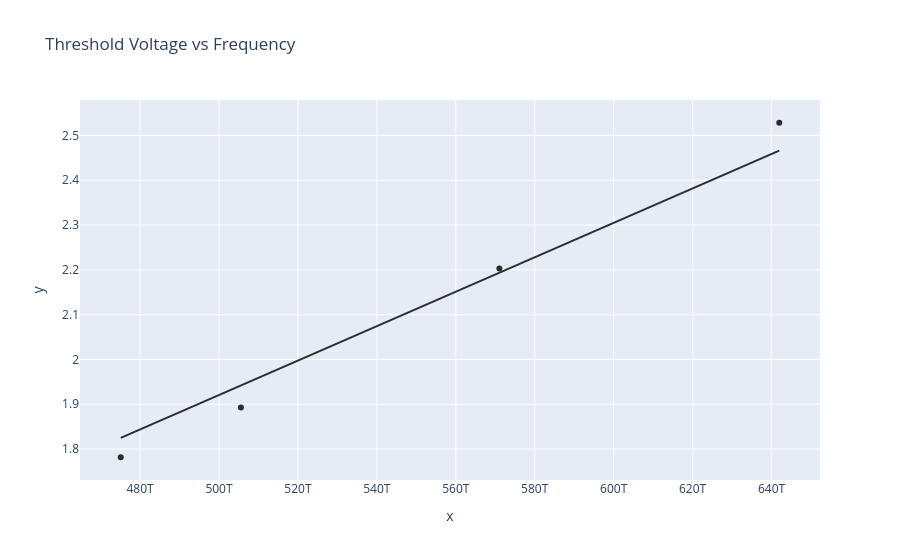

Notebook code for this chart:
### Markdown cell above
## Threshold Voltage vs Frequency

### Code cell
thresholdVoltages = [RedThresholdvoltage,YellowThresholdvoltage,GreenThresholdvoltage,BlueThresholdvoltage]
frequencies = [(sci.constants.c/redWavelength),(sci.constants.c/yellowWavelength),(sci.constants.c/greenWavelength),(sci.constants.c/blueWavelength)]

fig = px.scatter(
    x=frequencies,
    y=thresholdVoltages,
    title="Threshold Voltage vs Frequency",
    color_discrete_sequence=["#2c2c2c"],
    trendline="ols"
)
fig.show()



slope = px.get_trendline_results(fig).px_fit_results.iloc[0].params[1]

h = slope * sci.constants.e

percent_error = (h - sci.constants.h) / sci.constants.h * 100

print(f"Plancks Constant Final Value: {h}, % error = {percent_error}")

### Figure 1 — Plotly figure (JSON) as saved in the notebook; plotly's stock layout.template omitted (floating-point values rounded to 4 significant figures)
{"data": [{"hovertemplate": "x=%{x}<br>y=%{y}<extra></extra>", "legendgroup": "", "marker": {"color": "#2c2c2c", "symbol": "circle"}, "mode": "markers", "name": "", "orientation": "v", "showlegend": false, "type": "scatter", "x": [475100000000000.0, 505600000000000.0, 571000000000000.0, 642000000000000.0], "xaxis": "x", "y": [1.782, 1.893, 2.203, 2.528], "yaxis": "y"}, {"hovertemplate": "<b>OLS trendline</b><br>y = 3.8413e-15 * x + 6.9098e-30<br>R<sup>2</sup>=0.975486<br><br>x=%{x}<br>y=%{y} <b>(trend)</b><extra></extra>", "legendgroup": "", "marker": {"color": "#2c2c2c", "symbol": "circle"}, "mode": "lines", "name": "", "showlegend": false, "type": "scatter", "x": [475100000000000.0, 505600000000000.0, 571000000000000.0, 642000000000000.0], "xaxis": "x", "y": [1.825, 1.942, 2.194, 2.466], "yaxis": "y"}], "layout": {"legend": {"tracegroupgap": 0}, "title": {"text": "Threshold Voltage vs Frequency"}, "xaxis": {"anchor": "y", "domain": [0, 1], "title": {"text": "x"}}, "yaxis": {"anchor": "x", "domain": [0, 1], "title": {"text": "y"}}}}
